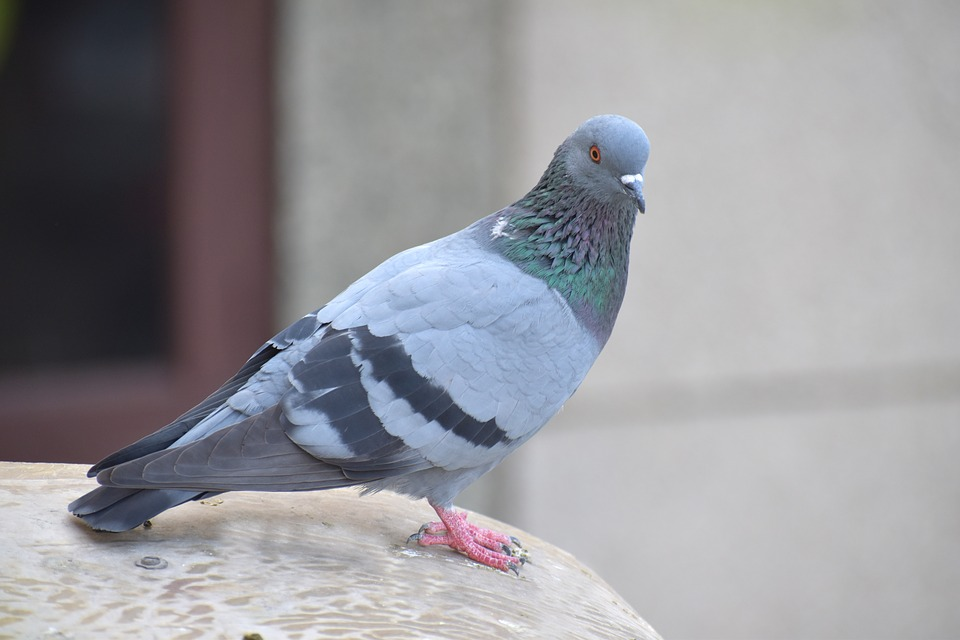
#> input picture opencv-examples/pigeon.jpg, 960 x 640 px, given in place of the camera
$ python color_range_filter_contour.py   (older library calls are emulated)
#> lines starting #> are read from the running program, lines starting #| are printed output that depends on the picture; after the words box and inside, x2 and y2 are one past the last pixel; in counts of white or black regions, pixels touching at a corner belong together
import cv2

cam = cv2.VideoCapture(0)

lower_green = (100, 85, 70)
upper_green = (120, 110, 85)

while cam.isOpened():
    ret, frame = cam.read()
#> frame is the input picture: shape (640, 960, 3); mean B, G, R 153.8, 149, 149.1
    frame = cv2.cvtColor(frame, cv2.COLOR_BGR2HSV)
#> frame: shape (640, 960, 3); mean H, S, V 88.3, 22.3, 156.6

    mask = cv2.inRange(frame, lower_green, upper_green)
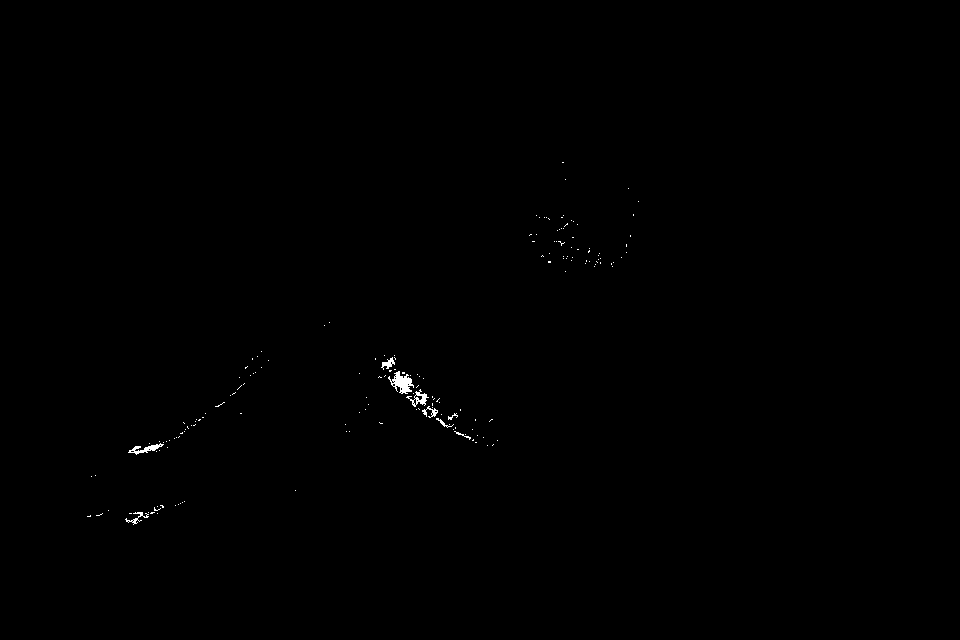
#> mask: shape (640, 960); 0.2% white; 175 white regions (166 under 20 px)

    _, contours, _ = cv2.findContours(mask, cv2.RETR_EXTERNAL,
                                      cv2.CHAIN_APPROX_SIMPLE)
#> contours = 175 contours, 168 with area under 20; largest, box (x1, y1, x2, y2) and area: (388, 371, 414, 394) 252, (406, 389, 429, 407) 128, (128, 443, 164, 455) 114, (381, 357, 395, 370) 58, (422, 406, 438, 418) 46, (125, 512, 149, 525) 39, (436, 418, 454, 428) 20

    # find biggest contour
    # biggest means max area
    if len(contours) > 0:
        yoshi = max(contours, key=cv2.contourArea)
#> yoshi = contour of 87 points, box (x1, y1, x2, y2) (388, 371, 414, 394), area 252

        x, y, w, h = cv2.boundingRect(yoshi)
#> x = 388; y = 371; w = 26; h = 23

        print("x=" + str(x) + "; y=" + str(y))
#| x=388; y=371

        cv2.rectangle(frame, (x, y), (x + w, y + h), (0, 255, 0), thickness=3)
#> frame: shape (640, 960, 3); mean H, S, V 88.2, 22.4, 156.5

    cv2.imshow("tracked yoshi", frame)

    key = cv2.waitKey(1) & 0xff
#> (key Esc is pressed here)
    if key == 27:
        break
